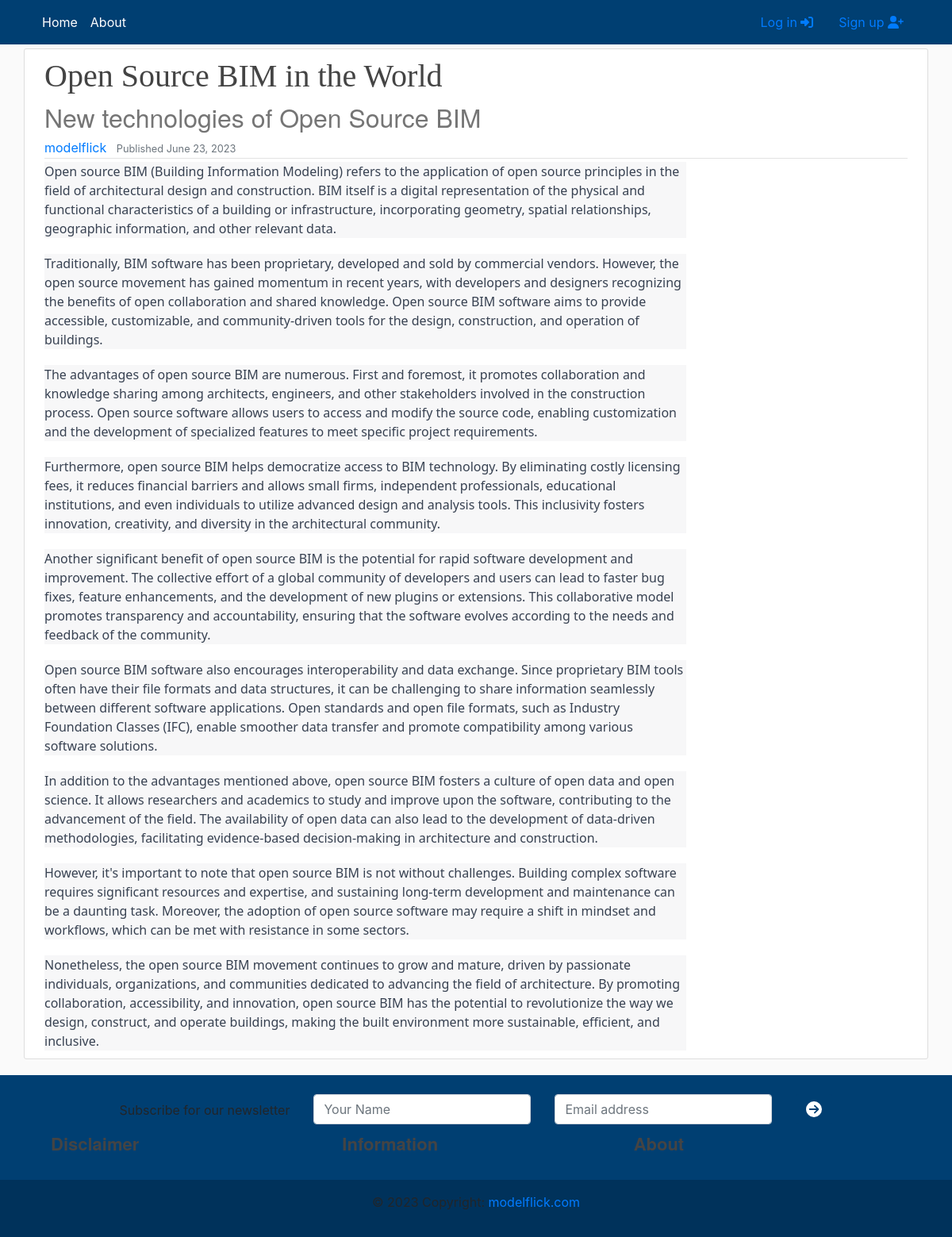
Before: /bim/opensourcebim with the older database file.
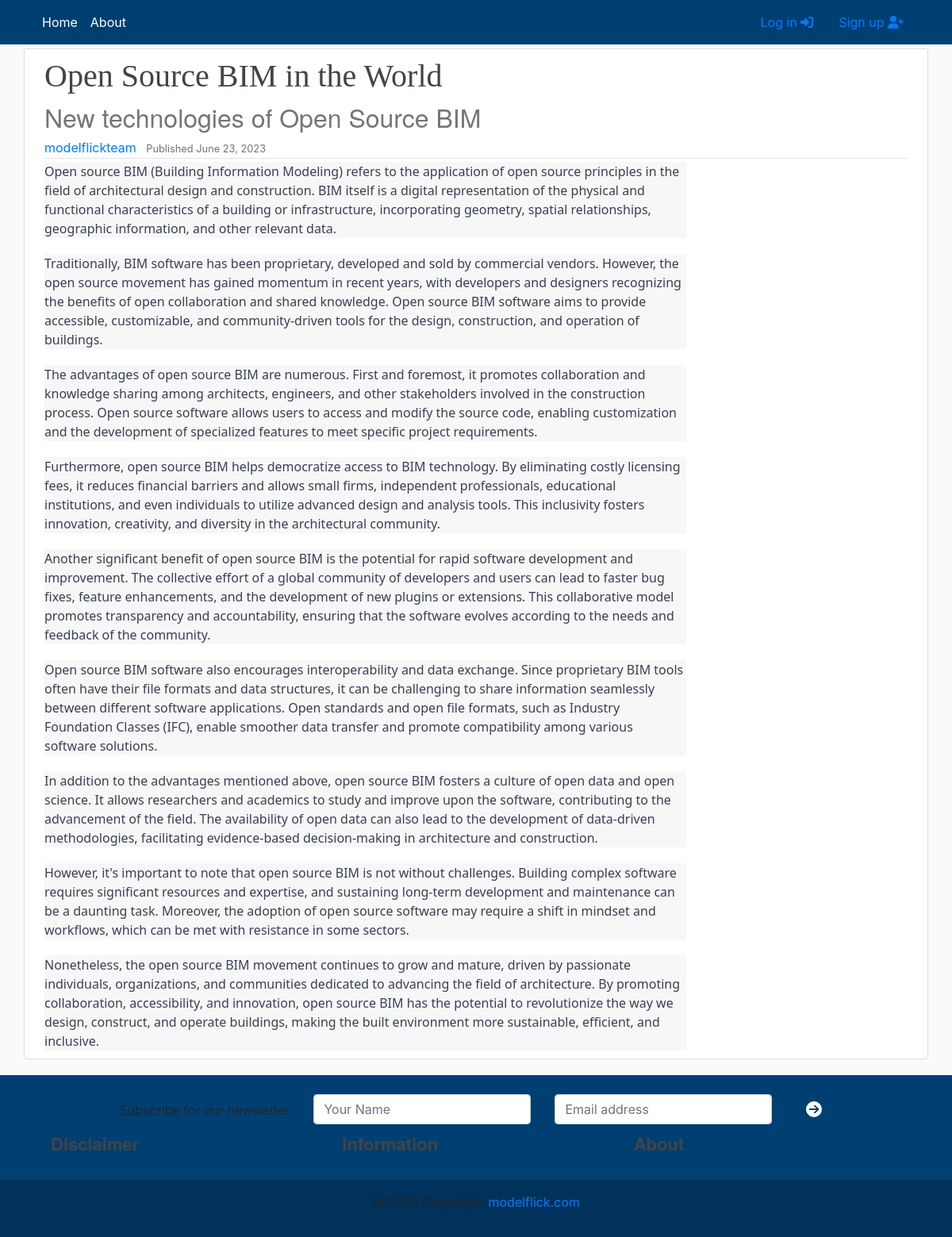
After: the same page with the newer database file.
### main/models.py (models this page shows, shortened)
class Article(models.Model):
    def image_upload_to(self, instance=None):
        if instance:
            return os.path.join("ArticleSeries", slugify(self.series.slug),slugify(self.article_slug), instance)
        return None
    title = models.CharField(max_length=200)
    subtitle = models.CharField(max_length=200, default = '', blank = True)
    article_slug = models.SlugField('Article slug', null=False, blank= False, unique=True)
    content = HTMLField(blank=True, default='')
    notes = HTMLField(blank=True, default='')
    published = models.DateTimeField('Date published', default=timezone.now)
    modified = models.DateTimeField('Date modified', default=timezone.now)
    series = models.ForeignKey(ArticleSeries, default= '', verbose_name='Series', on_delete=models.SET_DEFAULT)
    author = models.ForeignKey(get_user_model(), default=1, on_delete=models.SET_DEFAULT)
    image = models.ImageField(default = 'default/noimage.jpg',upload_to = image_upload_to, max_length = 255)
    @property
    def slug(self):
        return self.series.slug + '/' + self.article_slug
    class Meta:
        verbose_name_plural = 'Article'
        ordering = ['-published']

### users/models.py (models this page shows)
class CustomUser(AbstractUser):
    def image_upload_to(self, instance=None):
        if instance:
            return os.path.join("Users", self.username, instance)
        return None
    STATUS = (
        ('regular','regular'),
        ('subscriber','subscriber'),
        ('moderator','moderator')
    )
    email = models.EmailField(unique=True)
    status = models.CharField(max_length=100, choices=STATUS, default='regular')
    description = models.TextField('Description', max_length=600, default='', blank = True)
    image = models.ImageField(default = 'default/user.jpg',upload_to = image_upload_to)
    def __str__(self):
        return self.username

### main/views.py (the view)
# urls.py: path("<series>/<article>", views.article, name="article"),
def article(request, series: str, article: str):
    matching_article = Article.objects.filter(series__slug=series, article_slug = article).first()
    return render(
        request=request,
        template_name = 'main/article.html',
        context = {'object': matching_article}
        )

### main/templates/main/article.html (shortened to what this page needs)
{% extends "main/header.html" %}
{% block content %}
<div class="row media content-section mobiledevice">
    <div class="col-lg-12 col-md-12 col-sm-12">
        <div class="d-flex">
            <div>
                <h1 class="title-style">{{ object.title }}</h1>
                <h2 class="subtitle-style">{{ object.subtitle }}</h2>
            </div>
        </div>
        <div class="d-flex article-metadata">
            <div>
                <a class='mr-2' href="{% url 'profile' object.author %}">{{ object.author }}</a>
                <small class="text-muted">Published {{ object.published|date:"F d, Y" }}</small>
            </div>
        </div>
    </div>
    <div class="col-lg-9 col-md-12 col-sm-12" id="content">
        <div class="article-style">
            {{ object.content|safe }}
        </div>
    </div>
{% endblock content %}

### main/templates/main/header.html (shortened to what this page needs)
{% load static %}
<!DOCTYPE html>
<html>
<head>
    <link rel="stylesheet" href="https://cdn.jsdelivr.net/npm/bootstrap@4.6.0/dist/css/bootstrap.min.css"
>
    <link href="{% static 'fontawesomefree/css/all.min.css' %}" rel="stylesheet" type="text/css">
    <link rel="stylesheet" type="text/css" href="{% static 'main/main.css' %}">
</head>
<body>
    {% include 'main/includes/navbar.html' %}
    <main role="main" class="container-xl">
        <div class="row">
            <div class="col-lg-12 col-md-12-p-0 col-sm-12">
                {% block content %}
                {% endblock %}
            </div>
        </div>
    </main>
    {% include 'main/footer.html' %}
</body>
</html>

### main/templates/main/includes/navbar.html (shortened to what this page needs)
<header class="site-header" style="margin-bottom: 5px">
    <nav class="navbar navbar-expand-md navbar-color">
        <div class="container">
            <div class="navbar-nav">
                <a class="nav-item nav-link" href="/">Home</a>
            </div>
            <div class="collapse navbar-collapse" id="navbarToggle">
                <div class="navbar-nav mr-auto">
                    <a class="nav-item nav-link" href="/">About</a>
                </div>
                {% if user.is_authenticated %}
                    {% if user.is_superuser %}
                        <a class="nav-item nav-link" href="admin/">Admin</a>
                        <a class="nav-item nav-link" href="{% url 'series-create' %}">New Series</a>
                        <a class="nav-item nav-link" href="{% url 'post-create' %}">New Post</a>
                    {% endif %}
                    <a class="nav-item nav-link" href="{% url 'profile' user.username %}">
                        {{user.username}} <i class="fas fa-user"></i>
                    </a>
                    <a class="nav-item nav-link" href="{% url 'logout' %}">
                        Log Out <i class="fas fa-sign-in-alt"></i>
                    </a>
                {% else %}
                    <a class="nav-item nav-link" href="{% url 'login' %}">
                        Log in <i class="fas fa-sign-in-alt"></i>
                    </a>
                    <a class="nav-item nav-link" href="{% url 'register' %}">
                        Sign up <i class="fas fa-user-plus"></i>
                    </a>
                {% endif %}
                </div>
            </div>
    </nav>
</header>

### main/templates/main/footer.html (shortened to what this page needs)
<footer class="footer-color text-center footer-text">
    <div class="container p-4">
        {% if not user.is_authenticated %}
            <section class="">
                <form action="{% url 'subscribe' %}" method="post">
                    <div class="row d-flex justify-content-center">
                        <div class="col-auto">
                            <p class="pt-2">Subscribe for our newsletter</p>
                        </div>
                        <div class="col-auto">
                            <input id="name" name="name" class="form-control" placeholder="Your Name"/>
                        </div>
                        <div class="col-auto">
                            <input id="email" name="email" type="email" class="form-control" placeholder="Email address"/>
                        </div>
                        <div class="col-auto">
                            <button type="submit" class="btn btncolor">
                                <i class="fa fa-arrow-circle-right fa-lg"></i>
                            </button>
                        </div>
                    </div>
                </form>
            </section>
        {% endif %}
        <div class="row mobiledevice">
            <div class="col-lg-4 col-md-4 col-sm-4 text-left">
                <a href="/">
                    <h4>Disclaimer</h4>
                </a>
            </div>
            <div class="col-lg-4 col-md-4 col-sm-4 text-left">
                <h4>Information</h4>
            </div>
            <div class="col-lg-4 col-md-4 col-sm-4 text-left">
                <a href="/">
                    <h4>About</h4>
                </a>
            </div>
        </div>
    </div>
    <div class="text-center p-3" style="background-color: rgba(0, 0, 0, 0.2);">
        <p>© {% now "Y" %} Copyright:
            <a href="https://modelflick.com/">modelflick.com</a>
        </p>
    </div>
</footer>

### main/static/main/main.css (style rules this page uses)
:root { --footercolor: #003F72; --navbarcolor: #003F72; --btncolor: #003F72; --socialcolor: #003F72; --brightText: #ffffff; }
.btncolor { background-color: var(--btncolor) !important; color: var(--brightText) !important; }
.navbar-color { background-color: var(--navbarcolor); }
.footer-color { background-color: var(--footercolor); }
body { background: #fafafa; }
h1, h2, h3, h4, h5, h6 { color: #444444; }
.site-header .navbar-nav .nav-link { color: var(--brightText); }
.content-section { background: #ffffff; padding: 10px 20px; border: 1px solid #dddddd; border-radius: 3px; margin-bottom: 20px; }
.article-metadata { padding-bottom: 1px; margin-bottom: 4px; border-bottom: 1px solid #e3e3e3 }
@media screen and (min-width: 600px) { .mobiledevice { padding-left: 10px; padding-right: 10px; } }
.title-style { font-family: fell, Georgia, Cambria, 'Times New Roman', Times, serif !important; }
.subtitle-style { font-family: sohne, 'Helvetica Neue', Helvetica, Arial, sans-serif !important; color: rgba(117, 117, 117, 1) !important; }
.article-style h2, h4 { font-weight: bold; letter-spacing: 0; font-family: sohne, "Helvetica Neue", Helvetica, Arial, sans-serif; font-style: normal; line-height: 28px !important; font-size: 22px !important; }

Changed rows visible on the page:
changed Article "Open Source BIM in the World": author "modelflick" → "modelflickteam"
